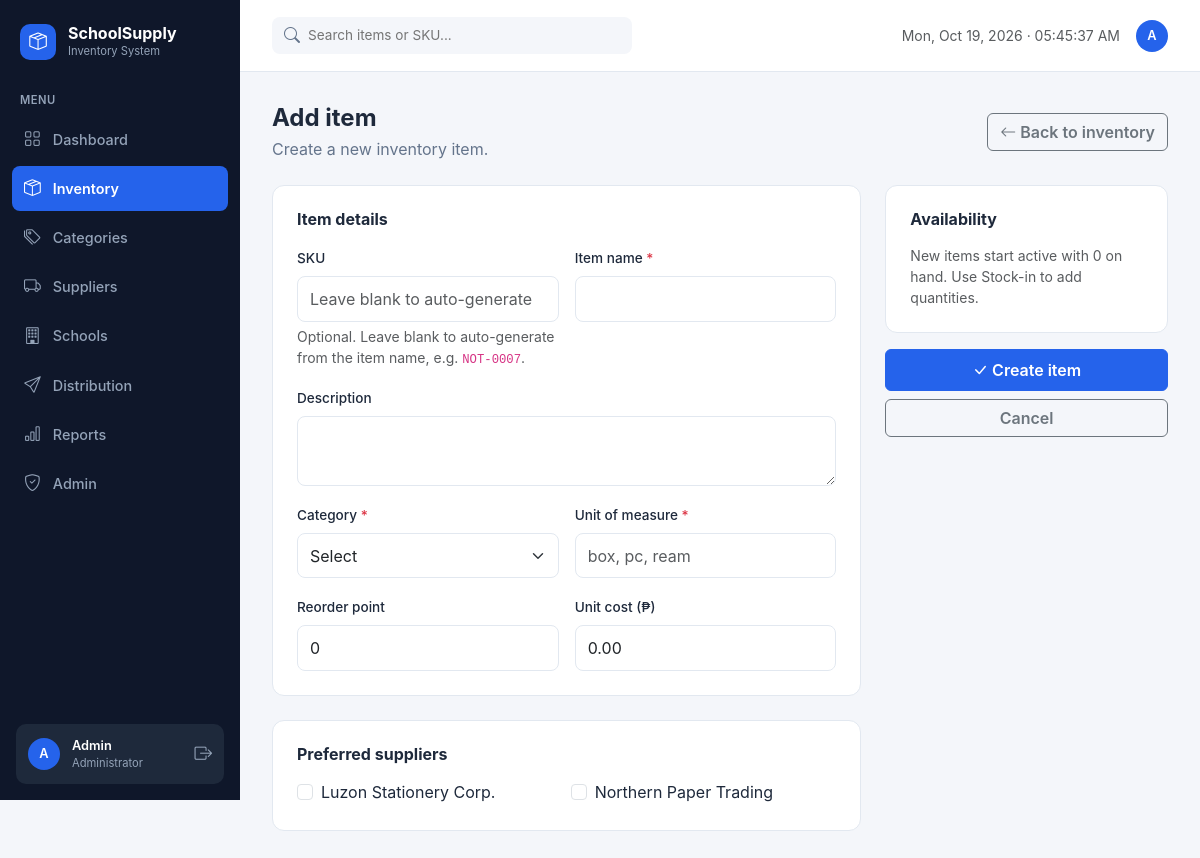
The app's page /item_form.php (signed in) with its own data.
### tables this page shows
CREATE TABLE `users` (
  `user_id` int(10) UNSIGNED NOT NULL,
  `full_name` varchar(100) NOT NULL,
  `username` varchar(50) NOT NULL,
  `email` varchar(100) NOT NULL,
  `password_hash` varchar(255) NOT NULL,
  `role` enum('admin','staff') NOT NULL DEFAULT 'staff',
  `is_active` tinyint(1) NOT NULL DEFAULT 1,
  `failed_attempts` int(10) UNSIGNED NOT NULL DEFAULT 0,
  `locked_until` datetime DEFAULT NULL,
  `last_login` datetime DEFAULT NULL,
  `created_at` timestamp NOT NULL DEFAULT current_timestamp(),
  `updated_at` timestamp NOT NULL DEFAULT current_timestamp() ON UPDATE current_timestamp()
);

CREATE TABLE `suppliers` (
  `supplier_id` int(10) UNSIGNED NOT NULL,
  `company_name` varchar(150) NOT NULL,
  `contact_person` varchar(100) DEFAULT NULL,
  `phone` varchar(30) DEFAULT NULL,
  `email` varchar(100) DEFAULT NULL,
  `address` varchar(255) DEFAULT NULL,
  `payment_terms` varchar(100) DEFAULT NULL,
  `is_active` tinyint(1) NOT NULL DEFAULT 1,
  `created_at` timestamp NOT NULL DEFAULT current_timestamp(),
  `updated_at` timestamp NOT NULL DEFAULT current_timestamp() ON UPDATE current_timestamp()
);

### includes/functions.php (called while the page is built, shortened)
<?php
function e($value): string
{
    return htmlspecialchars((string)$value, ENT_QUOTES, 'UTF-8');
}
function url(string $path = ''): string
{
    return BASE_URL . '/' . ltrim($path, '/');
}

### config/database.php (called while the page is built, shortened)
<?php
function db(): PDO
{
    static $pdo = null;
    if ($pdo === null) {
        $dsn = 'mysql:host=' . DB_HOST . ';port=' . DB_PORT . ';dbname=' . DB_NAME . ';charset=utf8mb4';
        try {
            $pdo = new PDO($dsn, DB_USER, DB_PASS, [
                PDO::ATTR_ERRMODE            => PDO::ERRMODE_EXCEPTION,
                PDO::ATTR_DEFAULT_FETCH_MODE => PDO::FETCH_ASSOC,
                PDO::ATTR_EMULATE_PREPARES   => false,
            ]);
            $pdo->exec("SET NAMES utf8mb4 COLLATE utf8mb4_unicode_ci");
            $pdo->exec("SET time_zone = '+08:00'");
        } catch (PDOException $e) {
            http_response_code(500);
            exit('Database connection failed. Check config/config.php and that MySQL is running.'
                . (ini_get('display_errors') ? '<br><small>' . htmlspecialchars($e->getMessage()) . '</small>' : ''));
        }
    }
    return $pdo;
}

### includes/auth.php (called while the page is built, shortened)
<?php
require_once __DIR__ . '/../config/database.php';
require_once __DIR__ . '/functions.php';
function current_user(): array
{
    return [
        'id'       => $_SESSION['user_id'] ?? null,
        'name'     => $_SESSION['full_name'] ?? '',
        'username' => $_SESSION['username'] ?? '',
        'role'     => $_SESSION['role'] ?? '',
    ];
}
function require_login(): void
{
    $stmt = db()->prepare('SELECT is_active, role, full_name FROM users WHERE user_id = :id');
    $stmt->execute([':id' => $_SESSION['user_id']]);
}
function require_admin(): void
{
    require_login();
}

### item_form.php (the view, shortened to what this page needs)
<?php
require_once __DIR__ . '/includes/auth.php';
require_admin();
$activePage = 'inventory';
require_once __DIR__ . '/includes/header.php';
$pdo = db();
$suppliers  = $pdo->query('SELECT supplier_id, company_name FROM suppliers WHERE is_active = 1 ORDER BY company_name')->fetchAll();
$itemId = isset($_GET['id']) ? (int)$_GET['id'] : 0;
$editing = $itemId > 0;
$item = null;
$old = [
    'sku'               => $item['sku'] ?? '',
    'item_name'         => $item['item_name'] ?? '',
    'description'       => $item['description'] ?? '',
    'category_id'       => $item['category_id'] ?? 0,
    'unit_of_measure'   => $item['unit_of_measure'] ?? '',
    'reorder_point'     => $item['reorder_point'] ?? 0,
    'unit_cost'         => $item['unit_cost'] ?? '0.00',
];
$selectedSuppliers = [];
$errors = [];
?>
<div class="page-head">
    <div>
        <h1><?= $editing ? 'Edit item' : 'Add item' ?></h1>
        <p><?= $editing ? 'Update details, preferred suppliers, or availability.' : 'Create a new inventory item.' ?></p>
    </div>
    <a href="<?= e(url('inventory.php')) ?>" class="btn btn-outline-secondary"><i class="bi bi-arrow-left me-1"></i>Back to inventory</a>
</div>
<form method="post" novalidate>
    <div class="row g-4">
        <div class="col-12 col-lg-8">
            <div class="card-ui p-4">
                <h2 class="h6 fw-bold mb-3">Item details</h2>
                <div class="row g-3">
                    <div class="col-12 col-md-6">
                        <label class="form-label" for="sku">SKU <?= $editing ? '<span class="text-danger">*</span>' : '' ?></label>
                        <input type="text" class="form-control <?= isset($errors['sku']) ? 'is-invalid' : '' ?>"
                               id="sku" name="sku" value="<?= e($old['sku']) ?>" maxlength="50" <?= $editing ? 'required' : '' ?>
                               placeholder="<?= $editing ? '' : 'Leave blank to auto-generate' ?>">
                        <?php if (!$editing): ?><div class="form-text">Optional. Leave blank to auto-generate from the item name, e.g. <code>NOT-0007</code>.</div><?php endif; ?>
                    </div>
                    <div class="col-12 col-md-6">
                        <label class="form-label" for="item_name">Item name <span class="text-danger">*</span></label>
                        <input type="text" class="form-control <?= isset($errors['item_name']) ? 'is-invalid' : '' ?>"
                               id="item_name" name="item_name" value="<?= e($old['item_name']) ?>" maxlength="150" required>
                    </div>
                    <div class="col-12">
                        <label class="form-label" for="description">Description</label>
                        <textarea class="form-control" id="description" name="description" rows="2" maxlength="500"><?= e($old['description']) ?></textarea>
                    </div>
                    <div class="col-12 col-md-6">
                        <label class="form-label" for="category_id">Category <span class="text-danger">*</span></label>
                        <select class="form-select <?= isset($errors['category_id']) ? 'is-invalid' : '' ?>" id="category_id" name="category_id" required>
                            <option value="0">Select</option>
                        </select>
                    </div>
                    <div class="col-12 col-md-6">
                        <label class="form-label" for="unit_of_measure">Unit of measure <span class="text-danger">*</span></label>
                        <input type="text" class="form-control <?= isset($errors['unit_of_measure']) ? 'is-invalid' : '' ?>"
                               id="unit_of_measure" name="unit_of_measure" value="<?= e($old['unit_of_measure']) ?>" maxlength="30" placeholder="box, pc, ream" required>
                    </div>
                    <div class="col-12 col-md-6">
                        <label class="form-label" for="reorder_point">Reorder point</label>
                        <input type="number" min="0" step="1" class="form-control <?= isset($errors['reorder_point']) ? 'is-invalid' : '' ?>"
                               id="reorder_point" name="reorder_point" value="<?= e($old['reorder_point']) ?>">
                    </div>
                    <div class="col-12 col-md-6">
                        <label class="form-label" for="unit_cost">Unit cost (<?= e(CURRENCY) ?>)</label>
                        <input type="number" min="0" step="0.01" class="form-control <?= isset($errors['unit_cost']) ? 'is-invalid' : '' ?>"
                               id="unit_cost" name="unit_cost" value="<?= e($old['unit_cost']) ?>">
                    </div>
                </div>
            </div>
            <div class="card-ui p-4 mt-4">
                <h2 class="h6 fw-bold mb-3">Preferred suppliers</h2>
                <?php if (!$suppliers): ?>
                    <p class="text-muted small mb-0">No active suppliers yet. Add suppliers first.</p>
                <?php else: ?>
                    <div class="row g-2">
                        <?php foreach ($suppliers as $s): ?>
                            <div class="col-12 col-md-6">
                                <div class="form-check">
                                    <input class="form-check-input" type="checkbox" id="sup_<?= (int)$s['supplier_id'] ?>"
                                           name="suppliers[]" value="<?= (int)$s['supplier_id'] ?>"
                                           <?= in_array((int)$s['supplier_id'], $selectedSuppliers, true) ? 'checked' : '' ?>>
                                    <label class="form-check-label" for="sup_<?= (int)$s['supplier_id'] ?>">
                                        <?= e($s['company_name']) ?>
                                    </label>
                                </div>
                            </div>
                        <?php endforeach; ?>
                    </div>
                <?php endif; ?>
            </div>
        </div>
        <div class="col-12 col-lg-4">
            <div class="card-ui p-4">
                <h2 class="h6 fw-bold mb-3">Availability</h2>
                <?php if ($editing): ?>
                    <p class="mb-2">Status: <strong><?= (int)$item['is_active'] === 1 ? 'Active' : 'Inactive' ?></strong></p>
                    <p class="text-muted small mb-3">On hand: <?= number_format((int)$item['quantity_on_hand']) ?> (read-only, changed by stock transactions)</p>
                    <button type="submit" formaction="" formmethod="post" name="toggle_active" value="1" class="btn btn-sm <?= (int)$item['is_active'] === 1 ? 'btn-outline-danger' : 'btn-outline-success' ?>">
                        <?= (int)$item['is_active'] === 1 ? 'Deactivate item' : 'Reactivate item' ?>
                    </button>
                <?php else: ?>
                    <p class="text-muted small mb-0">New items start active with 0 on hand. Use Stock-in to add quantities.</p>
                <?php endif; ?>
            </div>
            <div class="d-grid gap-2 mt-3">
                <button type="submit" class="btn btn-primary py-2"><i class="bi bi-check-lg me-1"></i><?= $editing ? 'Save changes' : 'Create item' ?></button>
                <a href="<?= e(url('inventory.php')) ?>" class="btn btn-outline-secondary">Cancel</a>
            </div>
        </div>
    </div>
</form>
<?php require __DIR__ . '/includes/footer.php'; ?>

### includes/header.php (shortened to what this page needs)
<?php
require_once __DIR__ . '/auth.php';
require_login();
$activePage = $activePage ?? '';
$user       = current_user();
$menu = [
    'dashboard'    => ['Dashboard',    'index.php',        'bi-grid',        false],
    'inventory'    => ['Inventory',    'inventory.php',    'bi-box-seam',    false],
    'categories'   => ['Categories',   'categories.php',   'bi-tags',        true],
    'suppliers'    => ['Suppliers',    'suppliers.php',    'bi-truck',       true],
    'schools'      => ['Schools',      'schools.php',      'bi-building',    true],
    'distribution' => ['Distribution', 'distribution.php', 'bi-send',        false],
    'reports'      => ['Reports',      'reports.php',      'bi-bar-chart',   true],
    'admin'        => ['Admin',        'admin.php',        'bi-shield-check', true],
];
?>
<!DOCTYPE html>
<html lang="en">
<head>
    <link href="https://cdn.jsdelivr.net/npm/bootstrap@5.3.3/dist/css/bootstrap.min.css" rel="stylesheet">
    <link href="https://cdn.jsdelivr.net/npm/bootstrap-icons@1.11.3/font/bootstrap-icons.min.css" rel="stylesheet">
    <link href="<?= e(url('assets/css/style.css')) ?>?v=<?= e(ASSET_VER) ?>" rel="stylesheet">
</head>
<body>
<div class="app-shell">
    <aside class="sidebar" id="appSidebar">
        <div class="sidebar-brand">
            <span class="brand-logo"><i class="bi bi-box-seam"></i></span>
            <span>
                <span class="brand-name"><?= e(APP_NAME) ?></span>
                <span class="brand-sub"><?= e(APP_SUBTITLE) ?></span>
            </span>
        </div>
        <div class="sidebar-label">MENU</div>
        <nav class="sidebar-nav">
            <?php foreach ($menu as $key => [$label, $file, $icon, $adminOnly]): ?>
                <a href="<?= e(url($file)) ?>" class="nav-item<?= $activePage === $key ? ' active' : '' ?>">
                    <i class="bi <?= e($icon) ?>"></i><span><?= e($label) ?></span>
                </a>
            <?php endforeach; ?>
        </nav>
        <div class="sidebar-user">
            <span class="avatar"><?= e(strtoupper(mb_substr($user['name'], 0, 1))) ?></span>
            <span class="user-text">
                <span class="user-name"><?= e($user['name']) ?></span>
                <span class="user-role"><?= $user['role'] === 'admin' ? 'Administrator' : 'Inventory Clerk' ?></span>
            </span>
            <a href="<?= e(url('logout.php')) ?>" class="logout-link" title="Sign out"><i class="bi bi-box-arrow-right"></i></a>
        </div>
    </aside>
    <div class="main">
        <header class="topbar">
            <form class="topbar-search" action="<?= e(url('inventory.php')) ?>" method="get">
                <i class="bi bi-search"></i>
                <input type="text" name="q" placeholder="Search items or SKU..." aria-label="Search items or SKU">
            </form>
            <div class="topbar-right">
                <span class="text-muted small today live-clock" data-timezone="<?= e(date_default_timezone_get()) ?>">
                </span>
                <span class="avatar"><?= e(strtoupper(mb_substr($user['name'], 0, 1))) ?></span>
            </div>
        </header>
        <main class="content">

### records on screen
users: full_name "Admin", full_name "A"
suppliers: company_name "Luzon Stationery Corp."
suppliers: company_name "Northern Paper Trading"

### other values on screen
APP_NAME "SchoolSupply"
APP_SUBTITLE "Inventory System"
$label "Dashboard"
$label "Inventory"
$label "Categories"
$label "Suppliers"
$label "Schools"
$label "Distribution"
$label "Reports"
CURRENCY "₱"
